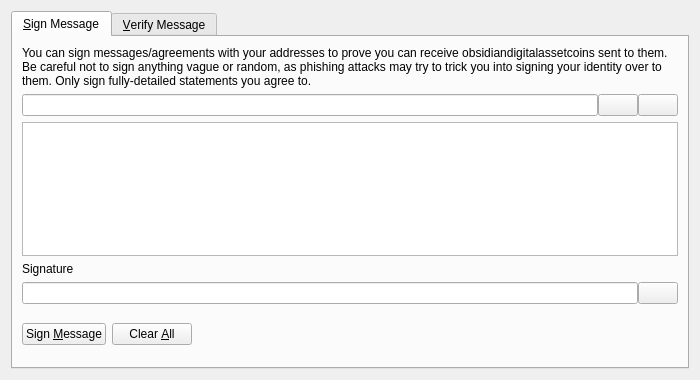
<?xml version="1.0" encoding="UTF-8"?>
<ui version="4.0">
 <class>SignVerifyMessageDialog</class>
 <widget class="QDialog" name="SignVerifyMessageDialog">
  <property name="geometry">
   <rect>
    <x>0</x>
    <y>0</y>
    <width>700</width>
    <height>380</height>
   </rect>
  </property>
  <property name="windowTitle">
   <string>Signatures - Sign / Verify a Message</string>
  </property>
  <property name="modal">
   <bool>true</bool>
  </property>
  <layout class="QVBoxLayout" name="verticalLayout">
   <item>
    <widget class="QTabWidget" name="tabWidget">
     <property name="currentIndex">
      <number>0</number>
     </property>
     <widget class="QWidget" name="tabSignMessage">
      <attribute name="title">
       <string>&amp;Sign Message</string>
      </attribute>
      <layout class="QVBoxLayout" name="verticalLayout_SM">
       <item>
        <widget class="QLabel" name="infoLabel_SM">
         <property name="text">
          <string>You can sign messages/agreements with your addresses to prove you can receive obsidiandigitalassetcoins sent to them. Be careful not to sign anything vague or random, as phishing attacks may try to trick you into signing your identity over to them. Only sign fully-detailed statements you agree to.</string>
         </property>
         <property name="textFormat">
          <enum>Qt::PlainText</enum>
         </property>
         <property name="wordWrap">
          <bool>true</bool>
         </property>
        </widget>
       </item>
       <item>
        <layout class="QHBoxLayout" name="horizontalLayout_1_SM">
         <property name="spacing">
          <number>0</number>
         </property>
         <item>
          <widget class="QValidatedLineEdit" name="addressIn_SM">
           <property name="toolTip">
            <string>The ObsidianDigitalAssetCoin address to sign the message with</string>
           </property>
          </widget>
         </item>
         <item>
          <widget class="QPushButton" name="addressBookButton_SM">
           <property name="toolTip">
            <string>Choose previously used address</string>
           </property>
           <property name="text">
            <string/>
           </property>
           <property name="icon">
            <iconset resource="../bitcoin.qrc">
             <normaloff>:/icons/address-book</normaloff>:/icons/address-book</iconset>
           </property>
           <property name="shortcut">
            <string>Alt+A</string>
           </property>
           <property name="autoDefault">
            <bool>false</bool>
           </property>
          </widget>
         </item>
         <item>
          <widget class="QPushButton" name="pasteButton_SM">
           <property name="toolTip">
            <string>Paste address from clipboard</string>
           </property>
           <property name="text">
            <string/>
           </property>
           <property name="icon">
            <iconset resource="../bitcoin.qrc">
             <normaloff>:/icons/editpaste</normaloff>:/icons/editpaste</iconset>
           </property>
           <property name="shortcut">
            <string>Alt+P</string>
           </property>
           <property name="autoDefault">
            <bool>false</bool>
           </property>
          </widget>
         </item>
        </layout>
       </item>
       <item>
        <widget class="QPlainTextEdit" name="messageIn_SM">
         <property name="toolTip">
          <string>Enter the message you want to sign here</string>
         </property>
        </widget>
       </item>
       <item>
        <widget class="QLabel" name="signatureLabel_SM">
         <property name="text">
          <string>Signature</string>
         </property>
         <property name="textFormat">
          <enum>Qt::PlainText</enum>
         </property>
        </widget>
       </item>
       <item>
        <layout class="QHBoxLayout" name="horizontalLayout_2_SM">
         <property name="spacing">
          <number>0</number>
         </property>
         <item>
          <widget class="QLineEdit" name="signatureOut_SM">
           <property name="font">
            <font>
             <italic>true</italic>
            </font>
           </property>
           <property name="readOnly">
            <bool>true</bool>
           </property>
          </widget>
         </item>
         <item>
          <widget class="QPushButton" name="copySignatureButton_SM">
           <property name="toolTip">
            <string>Copy the current signature to the system clipboard</string>
           </property>
           <property name="text">
            <string/>
           </property>
           <property name="icon">
            <iconset resource="../bitcoin.qrc">
             <normaloff>:/icons/editcopy</normaloff>:/icons/editcopy</iconset>
           </property>
           <property name="autoDefault">
            <bool>false</bool>
           </property>
          </widget>
         </item>
        </layout>
       </item>
       <item>
        <layout class="QHBoxLayout" name="horizontalLayout_3_SM">
         <item>
          <widget class="QPushButton" name="signMessageButton_SM">
           <property name="toolTip">
            <string>Sign the message to prove you own this ObsidianDigitalAssetCoin address</string>
           </property>
           <property name="text">
            <string>Sign &amp;Message</string>
           </property>
           <property name="icon">
            <iconset resource="../bitcoin.qrc">
             <normaloff>:/icons/edit</normaloff>:/icons/edit</iconset>
           </property>
           <property name="autoDefault">
            <bool>false</bool>
           </property>
          </widget>
         </item>
         <item>
          <widget class="QPushButton" name="clearButton_SM">
           <property name="toolTip">
            <string>Reset all sign message fields</string>
           </property>
           <property name="text">
            <string>Clear &amp;All</string>
           </property>
           <property name="icon">
            <iconset resource="../bitcoin.qrc">
             <normaloff>:/icons/remove</normaloff>:/icons/remove</iconset>
           </property>
           <property name="autoDefault">
            <bool>false</bool>
           </property>
          </widget>
         </item>
         <item>
          <spacer name="horizontalSpacer_1_SM">
           <property name="orientation">
            <enum>Qt::Horizontal</enum>
           </property>
           <property name="sizeHint" stdset="0">
            <size>
             <width>40</width>
             <height>48</height>
            </size>
           </property>
          </spacer>
         </item>
         <item>
          <widget class="QLabel" name="statusLabel_SM">
           <property name="font">
            <font>
             <weight>75</weight>
             <bold>true</bold>
            </font>
           </property>
           <property name="text">
            <string/>
           </property>
           <property name="wordWrap">
            <bool>true</bool>
           </property>
          </widget>
         </item>
         <item>
          <spacer name="horizontalSpacer_2_SM">
           <property name="orientation">
            <enum>Qt::Horizontal</enum>
           </property>
           <property name="sizeHint" stdset="0">
            <size>
             <width>40</width>
             <height>48</height>
            </size>
           </property>
          </spacer>
         </item>
        </layout>
       </item>
      </layout>
     </widget>
     <widget class="QWidget" name="tabVerifyMessage">
      <attribute name="title">
       <string>&amp;Verify Message</string>
      </attribute>
      <layout class="QVBoxLayout" name="verticalLayout_VM">
       <item>
        <widget class="QLabel" name="infoLabel_VM">
         <property name="text">
          <string>Enter the receiver's address, message (ensure you copy line breaks, spaces, tabs, etc. exactly) and signature below to verify the message. Be careful not to read more into the signature than what is in the signed message itself, to avoid being tricked by a man-in-the-middle attack. Note that this only proves the signing party receives with the address, it cannot prove sendership of any transaction!</string>
         </property>
         <property name="textFormat">
          <enum>Qt::PlainText</enum>
         </property>
         <property name="alignment">
          <set>Qt::AlignLeading|Qt::AlignLeft|Qt::AlignTop</set>
         </property>
         <property name="wordWrap">
          <bool>true</bool>
         </property>
        </widget>
       </item>
       <item>
        <layout class="QHBoxLayout" name="horizontalLayout_1_VM">
         <property name="spacing">
          <number>0</number>
         </property>
         <item>
          <widget class="QValidatedLineEdit" name="addressIn_VM">
           <property name="toolTip">
            <string>The ObsidianDigitalAssetCoin address the message was signed with</string>
           </property>
          </widget>
         </item>
         <item>
          <widget class="QPushButton" name="addressBookButton_VM">
           <property name="toolTip">
            <string>Choose previously used address</string>
           </property>
           <property name="text">
            <string/>
           </property>
           <property name="icon">
            <iconset resource="../bitcoin.qrc">
             <normaloff>:/icons/address-book</normaloff>:/icons/address-book</iconset>
           </property>
           <property name="shortcut">
            <string>Alt+A</string>
           </property>
           <property name="autoDefault">
            <bool>false</bool>
           </property>
          </widget>
         </item>
        </layout>
       </item>
       <item>
        <widget class="QPlainTextEdit" name="messageIn_VM"/>
       </item>
       <item>
        <widget class="QValidatedLineEdit" name="signatureIn_VM"/>
       </item>
       <item>
        <layout class="QHBoxLayout" name="horizontalLayout_2_VM">
         <item>
          <widget class="QPushButton" name="verifyMessageButton_VM">
           <property name="toolTip">
            <string>Verify the message to ensure it was signed with the specified ObsidianDigitalAssetCoin address</string>
           </property>
           <property name="text">
            <string>Verify &amp;Message</string>
           </property>
           <property name="icon">
            <iconset resource="../bitcoin.qrc">
             <normaloff>:/icons/transaction_0</normaloff>:/icons/transaction_0</iconset>
           </property>
           <property name="autoDefault">
            <bool>false</bool>
           </property>
          </widget>
         </item>
         <item>
          <widget class="QPushButton" name="clearButton_VM">
           <property name="toolTip">
            <string>Reset all verify message fields</string>
           </property>
           <property name="text">
            <string>Clear &amp;All</string>
           </property>
           <property name="icon">
            <iconset resource="../bitcoin.qrc">
             <normaloff>:/icons/remove</normaloff>:/icons/remove</iconset>
           </property>
           <property name="autoDefault">
            <bool>false</bool>
           </property>
          </widget>
         </item>
         <item>
          <spacer name="horizontalSpacer_1_VM">
           <property name="orientation">
            <enum>Qt::Horizontal</enum>
           </property>
           <property name="sizeHint" stdset="0">
            <size>
             <width>40</width>
             <height>48</height>
            </size>
           </property>
          </spacer>
         </item>
         <item>
          <widget class="QLabel" name="statusLabel_VM">
           <property name="font">
            <font>
             <weight>75</weight>
             <bold>true</bold>
            </font>
           </property>
           <property name="text">
            <string/>
           </property>
           <property name="wordWrap">
            <bool>true</bool>
           </property>
          </widget>
         </item>
         <item>
          <spacer name="horizontalSpacer_2_VM">
           <property name="orientation">
            <enum>Qt::Horizontal</enum>
           </property>
           <property name="sizeHint" stdset="0">
            <size>
             <width>40</width>
             <height>48</height>
            </size>
           </property>
          </spacer>
         </item>
        </layout>
       </item>
      </layout>
     </widget>
    </widget>
   </item>
  </layout>
 </widget>
 <customwidgets>
  <customwidget>
   <class>QValidatedLineEdit</class>
   <extends>QLineEdit</extends>
   <header>qt/qvalidatedlineedit.h</header>
  </customwidget>
 </customwidgets>
 <resources>
  <include location="../bitcoin.qrc"/>
 </resources>
 <connections/>
</ui>
